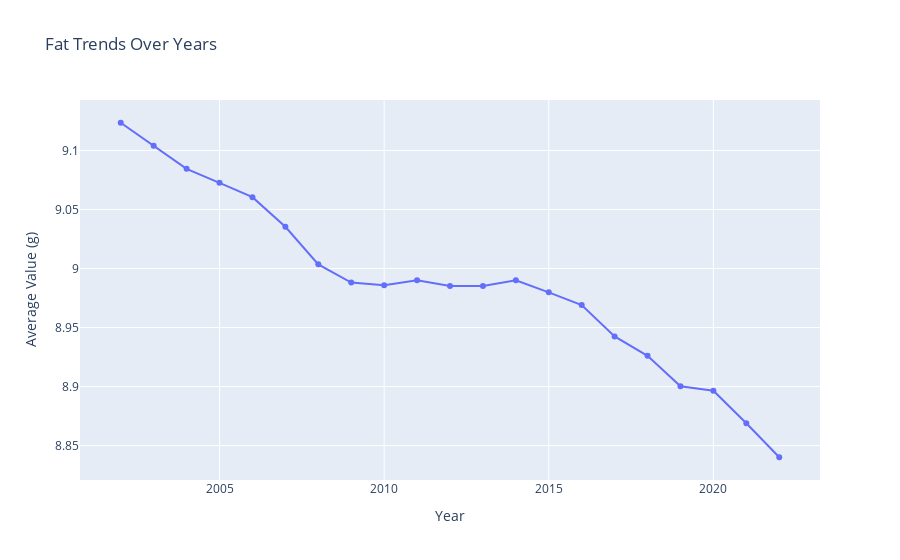

The notebook cell saved with this chart:
### Code cell
# Assuming mean_nutrients_df is already loaded and cleaned

for nutrient in mean_nutrients_df.index:
    # Initialize a figure for the current nutrient
    fig = go.Figure()
    
    # Add trace for the nutrient
    fig.add_trace(
        go.Scatter(
            x=mean_nutrients_df.columns,  # Assuming columns are years or time periods
            y=mean_nutrients_df.loc[nutrient],  # Values for the nutrient
            mode='lines+markers',
            name=nutrient.capitalize()  # Capitalize the first letter of the nutrient
        )
    )
    
    # Update layout for each nutrient's figure
    fig.update_layout(
        title=f'{nutrient.capitalize()} Trends Over Years',  # Capitalize the first letter of the nutrient in the title
        xaxis_title='Year',
        yaxis_title='Average Value (g)',
        showlegend=False
    )
    
    # Show figure
    fig.show()

### Figure 1 — Plotly figure (JSON) as saved in the notebook; plotly's stock layout.template omitted (floating-point values rounded to 4 significant figures)
{"data": [{"mode": "lines+markers", "name": "Fat", "type": "scatter", "x": [2002, 2003, 2004, 2005, 2006, 2007, 2008, 2009, 2010, 2011, 2012, 2013, 2014, 2015, 2016, 2017, 2018, 2019, 2020, 2021, 2022], "y": [9.123, 9.104, 9.084, 9.073, 9.06, 9.035, 9.004, 8.988, 8.986, 8.99, 8.985, 8.985, 8.99, 8.98, 8.969, 8.943, 8.926, 8.9, 8.896, 8.869, 8.84]}], "layout": {"showlegend": false, "title": {"text": "Fat Trends Over Years"}, "xaxis": {"title": {"text": "Year"}}, "yaxis": {"title": {"text": "Average Value (g)"}}}}
